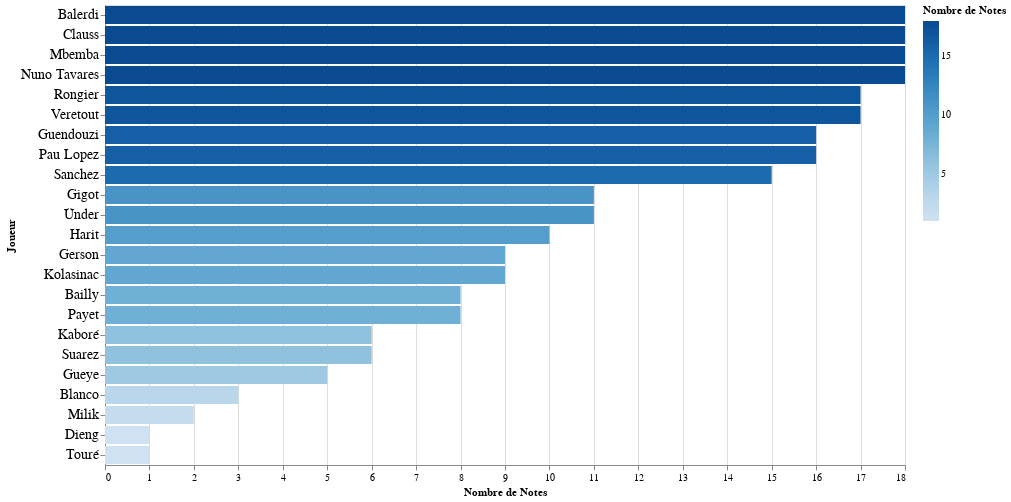

Notebook source saved alongside this figure:
### Code cell
by_joueur = notation_saison.groupby("Joueur").agg({"Note_num": ["count", "mean"]})
by_joueur.columns = by_joueur.columns.droplevel()
by_joueur.reset_index(inplace=True)

alt.Chart(by_joueur).mark_bar().encode(
    x=alt.X("count:Q", title="Nombre de Notes"),
    y=alt.Y(
        field="Joueur", 
        type="ordinal", 
        sort="-x",
        axis=alt.Axis(labelFontSize=14)
    ),
    color=alt.Color("count:Q", title="Nombre de Notes", scale=alt.Scale(scheme="blues")),
    tooltip=["Joueur", alt.Tooltip("count:Q", title="# Notes")]
).configure_header(
    titleColor='green',
    titleFontSize=14,
    labelColor='red',
    labelFontSize=14
).configure_view(
    width=800
)

### Figure 1 — Vega-Lite specification as saved in the notebook (floating-point values rounded to 4 significant figures)
{"config": {"view": {"continuousWidth": 400, "continuousHeight": 300, "width": 800}, "header": {"labelColor": "red", "labelFontSize": 14, "titleColor": "green", "titleFontSize": 14}}, "data": {"name": "data-4cbc8f207853043cdfaf6afedf2149c1"}, "mark": "bar", "encoding": {"color": {"field": "count", "scale": {"scheme": "blues"}, "title": "Nombre de Notes", "type": "quantitative"}, "tooltip": [{"field": "Joueur", "type": "nominal"}, {"field": "count", "title": "# Notes", "type": "quantitative"}], "x": {"field": "count", "title": "Nombre de Notes", "type": "quantitative"}, "y": {"axis": {"labelFontSize": 14}, "field": "Joueur", "sort": "-x", "type": "ordinal"}}, "$schema": "https://vega.github.io/schema/vega-lite/v4.17.0.json", "datasets": {"data-4cbc8f207853043cdfaf6afedf2149c1": [{"Joueur": "Bailly", "count": 8, "mean": 3.15}, {"Joueur": "Balerdi", "count": 18, "mean": 2.733}, {"Joueur": "Blanco", "count": 3, "mean": 2.8}, {"Joueur": "Clauss", "count": 18, "mean": 2.878}, {"Joueur": "Dieng", "count": 1, "mean": 4.0}, {"Joueur": "Gerson", "count": 9, "mean": 2.022}, {"Joueur": "Gigot", "count": 11, "mean": 2.436}, {"Joueur": "Guendouzi", "count": 16, "mean": 3.125}, {"Joueur": "Gueye", "count": 5, "mean": 3.0}, {"Joueur": "Harit", "count": 10, "mean": 2.8}, {"Joueur": "Kaboré", "count": 6, "mean": 2.467}, {"Joueur": "Kolasinac", "count": 9, "mean": 2.956}, {"Joueur": "Mbemba", "count": 18, "mean": 3.156}, {"Joueur": "Milik", "count": 2, "mean": 1.8}, {"Joueur": "Nuno Tavares", "count": 18, "mean": 2.622}, {"Joueur": "Pau Lopez", "count": 16, "mean": 3.362}, {"Joueur": "Payet", "count": 8, "mean": 2.6}, {"Joueur": "Rongier", "count": 17, "mean": 2.541}, {"Joueur": "Sanchez", "count": 15, "mean": 2.787}, {"Joueur": "Suarez", "count": 6, "mean": 2.833}, {"Joueur": "Touré", "count": 1, "mean": 1.6}, {"Joueur": "Veretout", "count": 17, "mean": 2.424}, {"Joueur": "Ünder", "count": 11, "mean": 2.364}]}}
